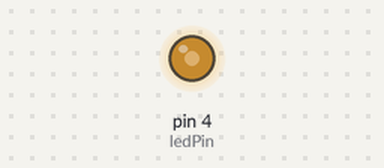
A sketch run on a simulated Arduino Uno, built with avr-gcc and run on an emulated ATmega328P. Parts: output pins drawn as LEDs (lit = HIGH).

Above: at 0.1 s.
Timing chart, 0 to 1.6 s (numbered marks = the images above):
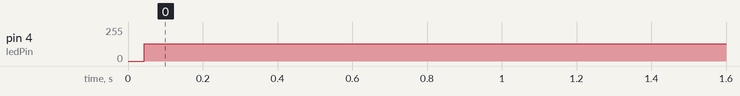

The sketch:

ledPWM.ino
```cpp
int ledPin = 4;
void setup()
{
  pinMode(ledPin, OUTPUT);
}

void loop()
{
  digitalWrite(ledPin, 1);
  delay(1);
  digitalWrite(ledPin, 0);
  delay(1);
}
```

Measured:
- by itself, pin 4 (ledPin): 0/255 → 129/255 at 0.04 s
